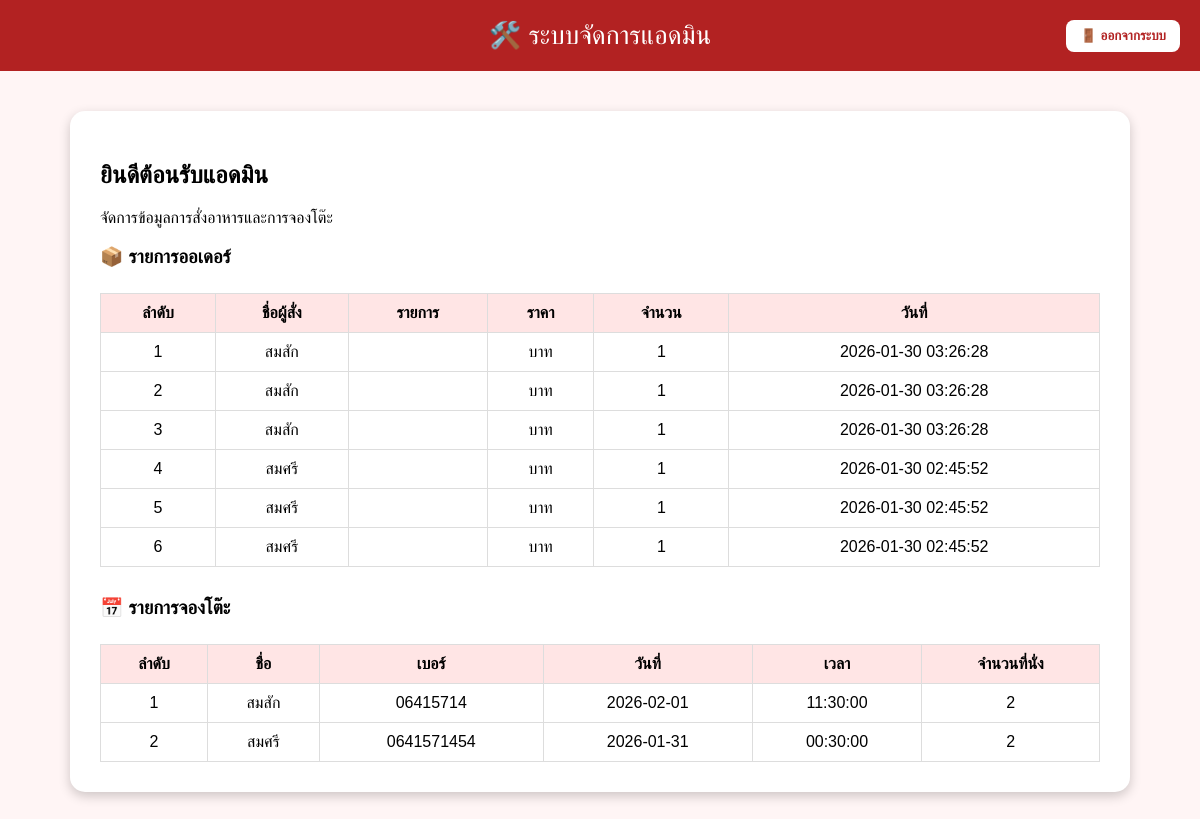
The app's page /admin.php with its own data.
### tables this page shows
CREATE TABLE `orders` (
  `id` int(11) NOT NULL,
  `menu_id` int(11) DEFAULT NULL,
  `reservation_id` int(11) DEFAULT NULL,
  `customer_name` varchar(100) DEFAULT NULL,
  `qty` int(11) DEFAULT NULL,
  `created_at` timestamp NOT NULL DEFAULT current_timestamp()
);

CREATE TABLE `reservations` (
  `id` int(11) NOT NULL,
  `name` varchar(100) DEFAULT NULL,
  `phone` varchar(20) DEFAULT NULL,
  `date` date DEFAULT NULL,
  `time` time DEFAULT NULL,
  `seats` int(11) DEFAULT NULL,
  `created_at` timestamp NOT NULL DEFAULT current_timestamp()
);

### admin.php (the view, shortened to what this page needs)
<?php
include "connect.php";
?>
<!DOCTYPE html>
<html lang="th">
<head>
</head>
<body onload="checkAdmin()">
<header>
  🛠️ ระบบจัดการแอดมิน
  <button class="logout-btn" onclick="logout()">🚪 ออกจากระบบ</button>
</header>
<main>
  <h2>ยินดีต้อนรับแอดมิน</h2>
  <p>จัดการข้อมูลการสั่งอาหารและการจองโต๊ะ</p>
  <h3>📦 รายการออเดอร์</h3>
  <table>
    <thead>
      <tr>
        <th>ลำดับ</th>
        <th>ชื่อผู้สั่ง</th>
        <th>รายการ</th>
        <th>ราคา</th>
        <th>จำนวน</th>
        <th>วันที่</th>
      </tr>
    </thead>
    <tbody>
      <?php
      $orderResult = $conn->query("SELECT * FROM orders ORDER BY id DESC");
      if ($orderResult && $orderResult->num_rows > 0) {
        $i = 1;
        while ($row = $orderResult->fetch_assoc()) {
          echo "<tr>
                  <td>{$i}</td>
                  <td>{$row['customer_name']}</td>
                  <td>{$row['menu_name']}</td>
                  <td>{$row['price']} บาท</td>
                  <td>{$row['qty']}</td>
                  <td>{$row['created_at']}</td>
                </tr>";
          $i++;
        }
      } else {
        echo "<tr><td colspan='6'>ยังไม่มีข้อมูลออเดอร์</td></tr>";
      }
      ?>
    </tbody>
  </table>
  <h3 style="margin-top:30px;">📅 รายการจองโต๊ะ</h3>
  <table>
    <thead>
      <tr>
        <th>ลำดับ</th>
        <th>ชื่อ</th>
        <th>เบอร์</th>
        <th>วันที่</th>
        <th>เวลา</th>
        <th>จำนวนที่นั่ง</th>
      </tr>
    </thead>
    <tbody>
      <?php
      $resResult = $conn->query("SELECT * FROM reservations ORDER BY id DESC");
      if ($resResult && $resResult->num_rows > 0) {
        $i = 1;
        while ($row = $resResult->fetch_assoc()) {
          echo "<tr>
                  <td>{$i}</td>
                  <td>{$row['name']}</td>
                  <td>{$row['phone']}</td>
                  <td>{$row['date']}</td>
                  <td>{$row['time']}</td>
                  <td>{$row['seats']}</td>
                </tr>";
          $i++;
        }
      } else {
        echo "<tr><td colspan='6'>ยังไม่มีข้อมูลการจอง</td></tr>";
      }
      ?>
    </tbody>
  </table>
</main>
</body>
</html>

### admin.php (style rules this page uses)
body { font-family: "Prompt", sans-serif; background-color: #fff5f5; margin: 0; }
header { background-color: #b22222; color: white; padding: 20px; text-align: center; font-size: 26px; position: relative; }
.logout-btn { position: absolute; right: 20px; top: 20px; background: white; color: #b22222; border: none; padding: 8px 14px; border-radius: 8px; cursor: pointer; font-weight: bold; }
main { max-width: 1000px; margin: 40px auto; background: white; padding: 30px; border-radius: 15px; box-shadow: 0 4px 12px rgba(0,0,0,0.2); }
table { width: 100%; border-collapse: collapse; margin-top: 25px; }
th, td { border: 1px solid #ddd; padding: 10px; text-align: center; }
th { background-color: #ffe5e5; }

### records on screen
orders: customer_name "สมสัก", qty "1", created_at "2026-01-30 03:26:28"
orders: customer_name "สมสัก", qty "1", created_at "2026-01-30 03:26:28"
orders: customer_name "สมสัก", qty "1", created_at "2026-01-30 03:26:28"
orders: customer_name "สมศรี", qty "1", created_at "2026-01-30 02:45:52"
orders: customer_name "สมศรี", qty "1", created_at "2026-01-30 02:45:52"
orders: customer_name "สมศรี", qty "1", created_at "2026-01-30 02:45:52"
reservations: name "สมสัก", phone "06415714", date "2026-02-01", time "11:30:00", seats "2"
reservations: name "สมศรี", phone "0641571454", date "2026-01-31", time "00:30:00", seats "2"
